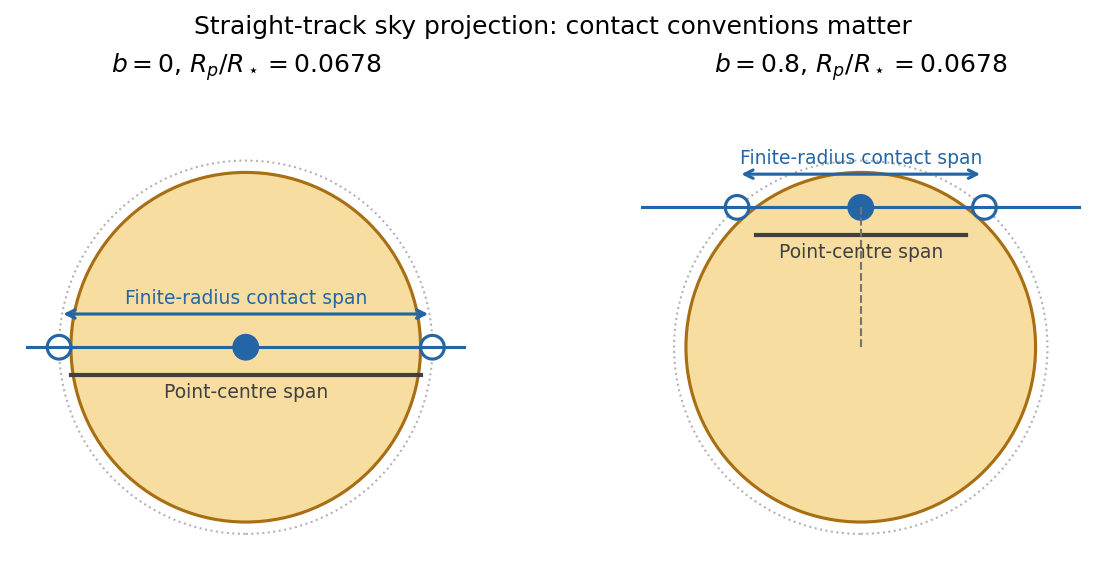

This chart was generated by the following Python code:
"""Original explanatory diagram; no exam or published illustration copied.
Tested with Python 3.14, NumPy 2.3.5 and Matplotlib 3.10.7.
Writes a same-basename PNG to the current working directory.
"""
from pathlib import Path
import numpy as np
import matplotlib
matplotlib.use("Agg")
import matplotlib.pyplot as plt
from matplotlib.patches import Circle
plt.rcParams.update({"font.size":10,"axes.spines.top":False,"axes.spines.right":False})

k=np.sqrt(1-10**(-.005/2.5))
fig,axes=plt.subplots(1,2,figsize=(8.2,3.7),constrained_layout=True)
for ax,b in zip(axes,[0.,.8]):
    x14=np.sqrt((1+k)**2-b*b);x0=np.sqrt(1-b*b)
    ax.add_patch(Circle((0,0),1,facecolor="#f7dda0",edgecolor="#a86e13",lw=1.5))
    ax.add_patch(Circle((0,0),1+k,fill=False,edgecolor=".7",ls=":",lw=1))
    ax.plot([-1.25,1.25],[b,b],color="#2466a5",lw=1.5)
    for x in [-x14,0,x14]:
        ax.add_patch(Circle((x,b),k,facecolor="#2466a5" if x==0 else "white",edgecolor="#2466a5",lw=1.5))
    ax.annotate("",xy=(x14,b+.19),xytext=(-x14,b+.19),arrowprops=dict(arrowstyle="<->",color="#2466a5",lw=1.5))
    ax.text(0,b+.23,r"Finite-radius contact span",ha="center",va="bottom",fontsize=9,color="#2466a5")
    ax.plot([-x0,x0],[b-.16,b-.16],color=".25",lw=2)
    ax.text(0,b-.2,"Point-centre span",ha="center",va="top",fontsize=9,color=".25")
    ax.plot([0,0],[0,b],color=".45",ls="--",lw=1)
    ax.set(xlim=(-1.32,1.32),ylim=(-1.2,1.5),aspect="equal",title=rf"$b={b:g}$, $R_p/R_\star={k:.4f}$")
    ax.axis("off")
fig.suptitle("Straight-track sky projection: contact conventions matter",fontsize=12)

fig.savefig(Path(__file__).stem+".png",dpi=150,facecolor="white",bbox_inches="tight")
plt.close(fig)
